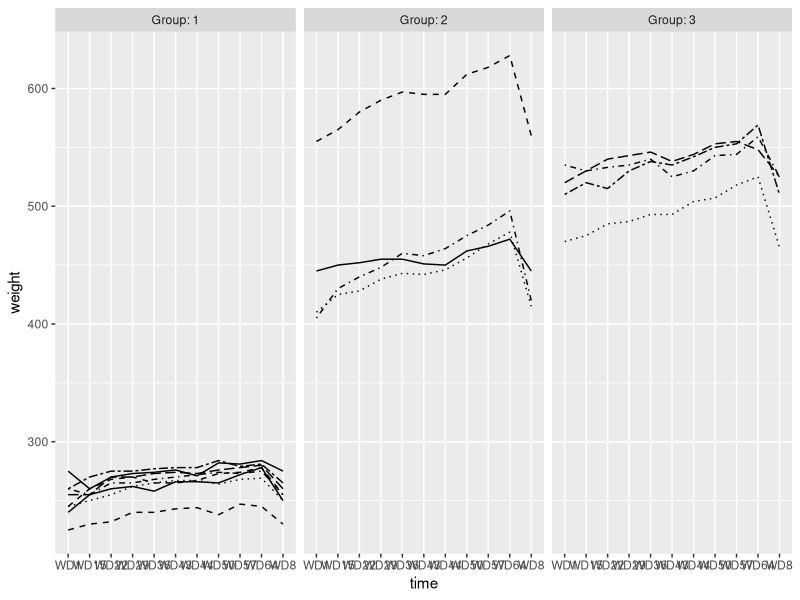
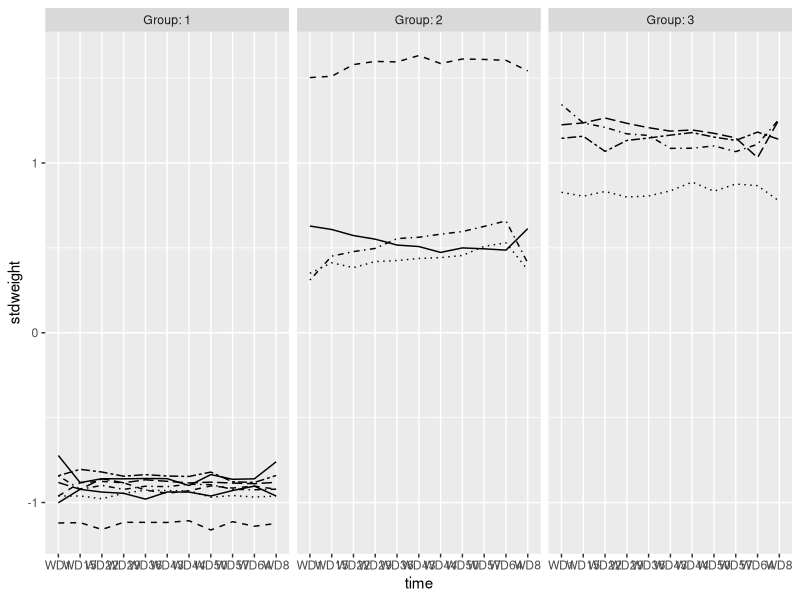
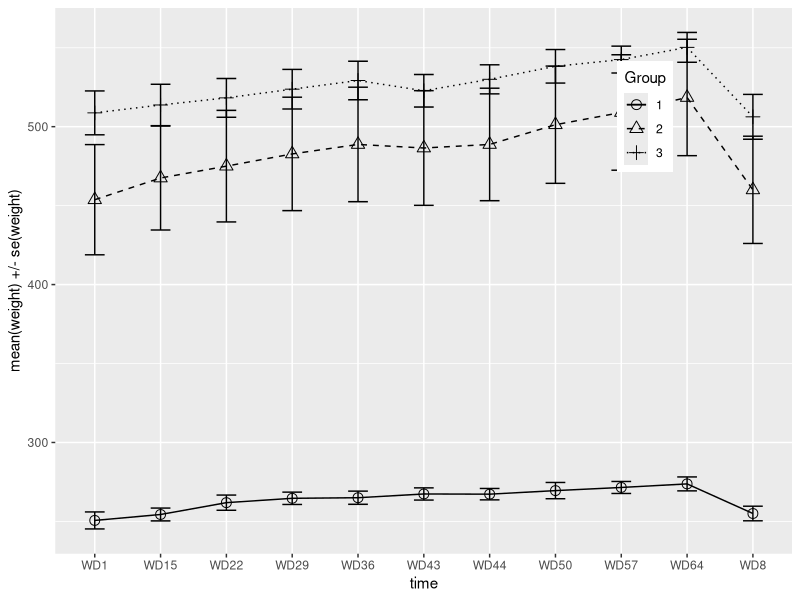
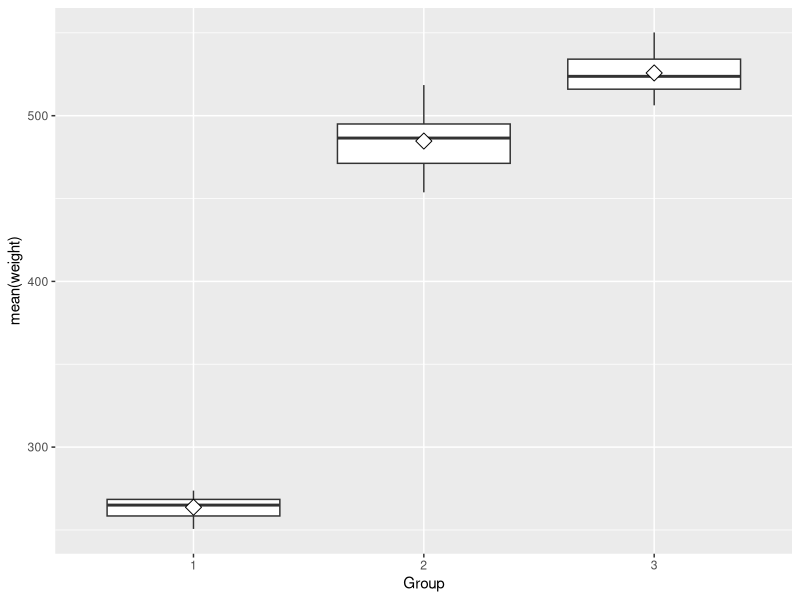

These figures' R source, in order:
## ---- chunk 1
date()
## ---- chunk 2
library(tidyverse)
## ---- chunk 3
setwd("C:/LocalData/salailja/IODS/IODS-project/")
bprs <- read_csv("data/bprs_long.csv")
rats <- read_csv("data/rats_long.csv")
bprs$treatment <- as.factor(bprs$treatment)
bprs$subject <- as.factor(bprs$subject)
bprs$weeks <- as.factor(bprs$weeks)
rats$ID <- as.factor(rats$ID)
rats$Group <- as.factor(rats$Group)
rats$time <- as.factor(rats$time)
## ---- chunk 4
ggplot(rats, aes(x = time, y = weight, group = ID, linetype = ID)) +
  geom_line() +
  scale_linetype_manual(values = rep(1:10, times=4)) +
  facet_grid(. ~ Group, labeller = label_both) +
  theme(legend.position = "none") + 
  scale_y_continuous(limits = c(min(rats$weight), max(rats$weight)))
## ---- chunk 5
rats <- rats %>%
  group_by(time) %>%
  mutate(stdweight = scale(weight)) %>%
  ungroup()

ggplot(rats, aes(x = time, y = stdweight, group = ID, linetype = ID)) +
  geom_line() +
  scale_linetype_manual(values = rep(1:10, times=4)) +
  facet_grid(. ~ Group, labeller = label_both) +
  theme(legend.position = "none")
## ---- chunk 6
rats_sum <- rats %>%
  group_by(Group, time) %>%
  summarise(mean = mean(weight), se = sd(weight)/sqrt(length(weight))) %>%
  ungroup()

ggplot(rats_sum, aes(x = time, y = mean, group = Group, linetype = Group, shape = Group)) +
  geom_line() +
  scale_linetype_manual(values = c(1,2,3)) +
  geom_point(size=3) +
  scale_shape_manual(values = c(1,2,3)) +
  geom_errorbar(aes(ymin=mean-se, ymax=mean+se, linetype="1"), width=0.3) +
  theme(legend.position = c(0.8,0.8)) +
  scale_y_continuous(name = "mean(weight) +/- se(weight)")
## ---- chunk 7
ggplot(rats_sum, aes(x = Group, y = mean)) +
  geom_boxplot() +
  stat_summary(fun = "mean", geom = "point", shape=23, size=4, fill = "white") +
  scale_y_continuous(name = "mean(weight)")
## ---- chunk 8
fit <- lm(weight ~ Group, data = rats)
anova(fit)
